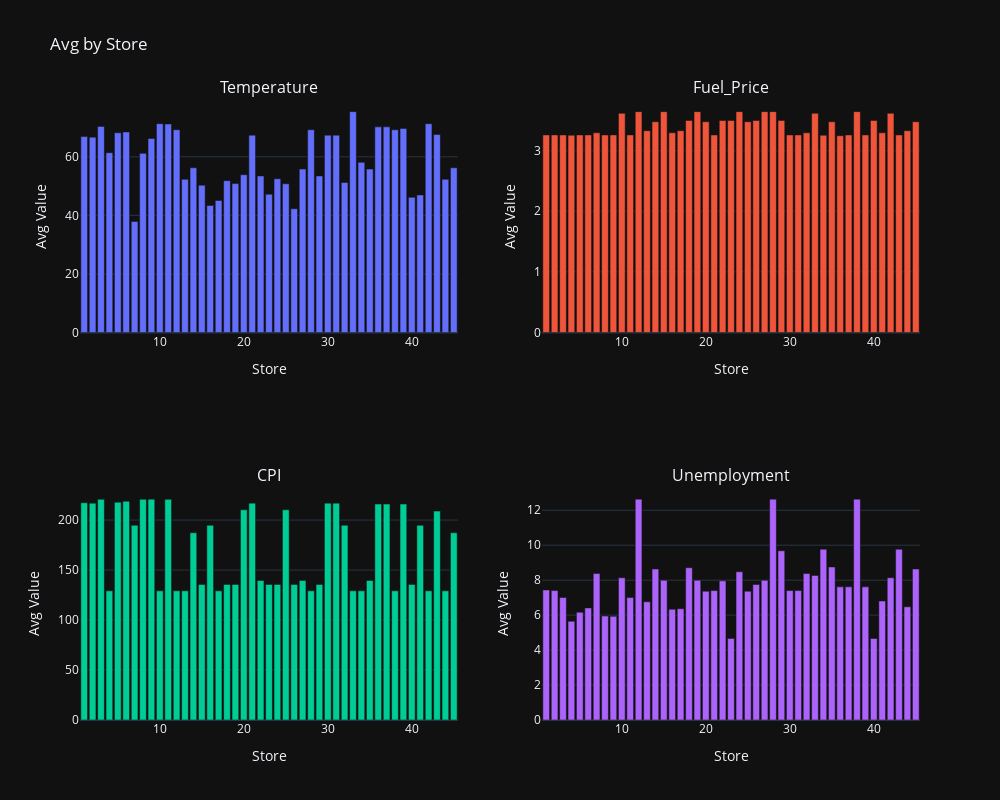

The notebook cell saved with this chart:
### Code cell
fig = make_subplots(rows=2, cols=2,
                    subplot_titles=('Temperature', 'Fuel_Price', 'CPI', 'Unemployment'))

for i, column in enumerate(['Temperature', 'Fuel_Price', 'CPI', 'Unemployment']):
    row = i // 2 + 1
    col = i % 2 + 1

    mean_data = features.groupby('Store')[column].mean().reset_index()

    bar_chart = px.bar(mean_data, x='Store', y=column)

    for trace in bar_chart.data:
        fig.add_trace(go.Bar(x=trace.x, y=trace.y, name=trace.name), row=row, col=col)

fig.update_xaxes(title_text='Store')
fig.update_yaxes(title_text='Avg Value')

fig.update_layout(title_text='Avg by Store', showlegend=False)
fig.update_layout(height=800, width=1000, template='plotly_dark')

fig.show()

### Figure 1 — Plotly figure (JSON) as saved in the notebook; plotly's stock layout.template omitted (floating-point values rounded to 4 significant figures)
{"data": [{"name": "", "type": "bar", "x": [1, 2, 3, 4, 5, 6, 7, 8, 9, 10, 11, 12, 13, 14, 15, 16, 17, 18, 19, 20, 21, 22, 23, 24, 25, 26, 27, 28, 29, 30, 31, 32, 33, 34, 35, 36, 37, 38, 39, 40, 41, 42, 43, 44, 45], "xaxis": "x", "y": [66.91, 66.73, 70.39, 61.42, 68.22, 68.5, 37.92, 61.18, 66.27, 71.33, 71.22, 69.25, 52.31, 56.26, 50.32, 43.38, 45.09, 51.87, 50.86, 53.89, 67.41, 53.46, 47.25, 52.51, 50.79, 42.27, 55.82, 69.25, 53.46, 67.41, 67.41, 51.22, 75.44, 58.11, 55.82, 70.23, 70.23, 69.25, 69.7, 46.17, 46.97, 71.33, 67.62, 52.31, 56.26], "yaxis": "y"}, {"name": "", "type": "bar", "x": [1, 2, 3, 4, 5, 6, 7, 8, 9, 10, 11, 12, 13, 14, 15, 16, 17, 18, 19, 20, 21, 22, 23, 24, 25, 26, 27, 28, 29, 30, 31, 32, 33, 34, 35, 36, 37, 38, 39, 40, 41, 42, 43, 44, 45], "xaxis": "x2", "y": [3.259, 3.259, 3.259, 3.255, 3.259, 3.259, 3.294, 3.259, 3.259, 3.616, 3.259, 3.644, 3.329, 3.476, 3.643, 3.294, 3.329, 3.498, 3.643, 3.476, 3.259, 3.498, 3.498, 3.643, 3.476, 3.498, 3.643, 3.644, 3.498, 3.259, 3.259, 3.294, 3.616, 3.255, 3.476, 3.246, 3.259, 3.644, 3.259, 3.498, 3.294, 3.616, 3.259, 3.329, 3.476], "yaxis": "y2"}, {"name": "", "type": "bar", "x": [1, 2, 3, 4, 5, 6, 7, 8, 9, 10, 11, 12, 13, 14, 15, 16, 17, 18, 19, 20, 21, 22, 23, 24, 25, 26, 27, 28, 29, 30, 31, 32, 33, 34, 35, 36, 37, 38, 39, 40, 41, 42, 43, 44, 45], "xaxis": "x3", "y": [217.3, 216.9, 220.7, 129.2, 217.8, 218.8, 194.7, 220.7, 220.9, 129.2, 220.7, 129.2, 129.2, 187.3, 135.7, 194.7, 129.2, 135.7, 135.7, 210.2, 216.9, 139.6, 135.7, 135.7, 210.2, 135.7, 139.6, 129.2, 135.7, 216.9, 216.9, 194.7, 129.2, 129.2, 139.6, 216.0, 216.0, 129.2, 216.0, 135.7, 194.7, 129.2, 208.9, 129.2, 187.3], "yaxis": "y3"}, {"name": "", "type": "bar", "x": [1, 2, 3, 4, 5, 6, 7, 8, 9, 10, 11, 12, 13, 14, 15, 16, 17, 18, 19, 20, 21, 22, 23, 24, 25, 26, 27, 28, 29, 30, 31, 32, 33, 34, 35, 36, 37, 38, 39, 40, 41, 42, 43, 44, 45], "xaxis": "x4", "y": [7.441, 7.404, 7.006, 5.647, 6.163, 6.413, 8.379, 5.947, 5.929, 8.137, 7.006, 12.64, 6.762, 8.64, 7.995, 6.335, 6.365, 8.713, 7.995, 7.368, 7.404, 7.963, 4.669, 8.481, 7.368, 7.75, 7.99, 12.64, 9.681, 7.404, 7.404, 8.379, 8.27, 9.773, 8.757, 7.617, 7.617, 12.64, 7.617, 4.669, 6.808, 8.137, 9.773, 6.476, 8.64], "yaxis": "y4"}], "layout": {"annotations": [{"font": {"size": 16}, "showarrow": false, "text": "Temperature", "x": 0.225, "xanchor": "center", "xref": "paper", "y": 1, "yanchor": "bottom", "yref": "paper"}, {"font": {"size": 16}, "showarrow": false, "text": "Fuel_Price", "x": 0.775, "xanchor": "center", "xref": "paper", "y": 1, "yanchor": "bottom", "yref": "paper"}, {"font": {"size": 16}, "showarrow": false, "text": "CPI", "x": 0.225, "xanchor": "center", "xref": "paper", "y": 0.375, "yanchor": "bottom", "yref": "paper"}, {"font": {"size": 16}, "showarrow": false, "text": "Unemployment", "x": 0.775, "xanchor": "center", "xref": "paper", "y": 0.375, "yanchor": "bottom", "yref": "paper"}], "height": 800, "showlegend": false, "title": {"text": "Avg by Store"}, "width": 1000, "xaxis": {"anchor": "y", "domain": [0, 0.45], "title": {"text": "Store"}}, "xaxis2": {"anchor": "y2", "domain": [0.55, 1], "title": {"text": "Store"}}, "xaxis3": {"anchor": "y3", "domain": [0, 0.45], "title": {"text": "Store"}}, "xaxis4": {"anchor": "y4", "domain": [0.55, 1], "title": {"text": "Store"}}, "yaxis": {"anchor": "x", "domain": [0.625, 1], "title": {"text": "Avg Value"}}, "yaxis2": {"anchor": "x2", "domain": [0.625, 1], "title": {"text": "Avg Value"}}, "yaxis3": {"anchor": "x3", "domain": [0, 0.375], "title": {"text": "Avg Value"}}, "yaxis4": {"anchor": "x4", "domain": [0, 0.375], "title": {"text": "Avg Value"}}}}
